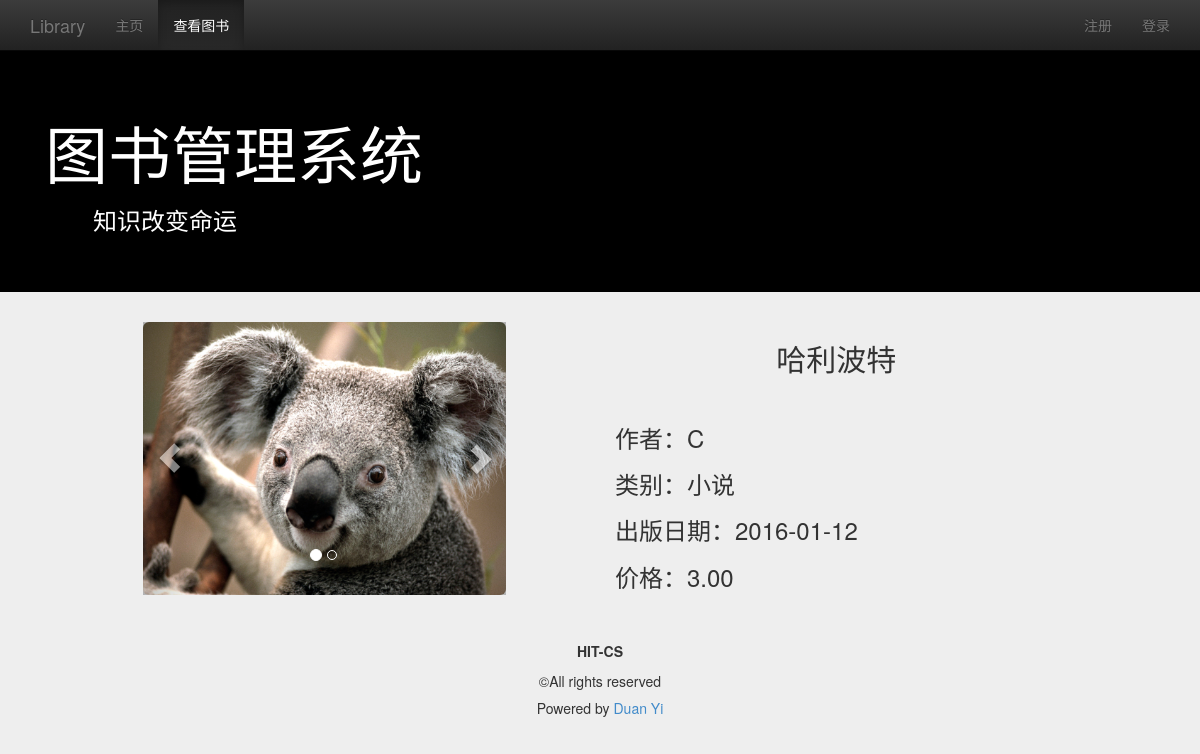
Screenshot of /view_book/detail/?id=3 with the database file from the repository.
### management/models.py (models this page shows, shortened)
class Img(models.Model):
    name = models.CharField(max_length=128)
    description = models.TextField()
    img = models.ImageField(upload_to='image/%Y/%m/%d/')
    book = models.ForeignKey(Book)
    class META:
        ordering = ['name']

class Book(models.Model):
    name = models.CharField(max_length=128)
    price = models.FloatField()
    author = models.CharField(max_length=128)
    publish_date = models.DateField()
    category = models.CharField(max_length=128)
    class META:
        ordering = ['name']

### management/views.py (the view)
# urls.py: url(r'^view_book/detail/$', views.detail, name='detail'),
def detail(request):
    user = request.user if request.user.is_authenticated() else None
    book_id = request.GET.get('id', '')
    if book_id == '':
        return HttpResponseRedirect(reverse('view_book_list'))
    try:
        book = Book.objects.get(pk=book_id)
    except Book.DoesNotExist:
        return HttpResponseRedirect(reverse('view_book_list'))
    content = {
        'user': user,
        'active_menu': 'view_book',
        'book': book,
    }
    return render(request, 'management/detail.html', content)

### templates/management/detail.html (shortened to what this page needs)
{% extends "management/base.html" %}
{% load staticfiles %}
{% block content %}
    <div class="container">
        <div class="row">
            <div class="col-md-10 col-md-offset-1">
                <div class="col-md-5">
                    {% if book.img_set.all %}
                        <div id="carousel-generic" class="carousel slide" data-ride="carousel">
                            <ol class="carousel-indicators">
                                {% for img in book.img_set.all %}
                                    <li data-target="#carousel-generic" data-slide-to="{{ forloop.counter0 }}"
                                        {% if forloop.first %}class="active"{% endif %}></li>
                                {% endfor %}
                            </ol>
                            <div class="carousel-inner" role="listbox">
                                {% for img in book.img_set.all %}
                                    <div {% if forloop.first %}class="item active"{% else %}class="item"{% endif %}>
                                        <img class="img-rounded" src="{% url 'media' img.img %}">
                                    </div>
                                {% endfor %}
                            </div>
                            <a class="left carousel-control" href="#carousel-generic" role="button" data-slide="prev">
                                <span class="glyphicon glyphicon-chevron-left"></span>
                            </a>
                            <a class="right carousel-control" href="#carousel-generic" role="button" data-slide="next">
                                <span class="glyphicon glyphicon-chevron-right"></span>
                            </a>
                        </div>
                    {% else %}
                        <p class="text-center">暂无图片</p>
                    {% endif %}
                </div>
                <div class="col-md-6 col-md-offset-1">
                    <h2 class="text-center">{{ book.name }}</h2>
                    <br>
                    <h3>作者：{{ book.author }}</h3>
                    <h3>类别：{{ book.category }}</h3>
                    <h3>出版日期：{{ book.publish_date|date:"Y-m-d" }}</h3>
                    <h3>价格：{{ book.price|floatformat:2 }}</h3>
                </div>
            </div>
        </div>
    </div>
{% endblock %}

### management/static/css/base.css (style rules this page uses)
body { padding-top: 50px; background-color: #eeeeee; }

### rows the page displays
Img: img (picture)
Book: name "哈利波特", author "C", category "小说", publish_date "2016-01-12", price "3.00"
